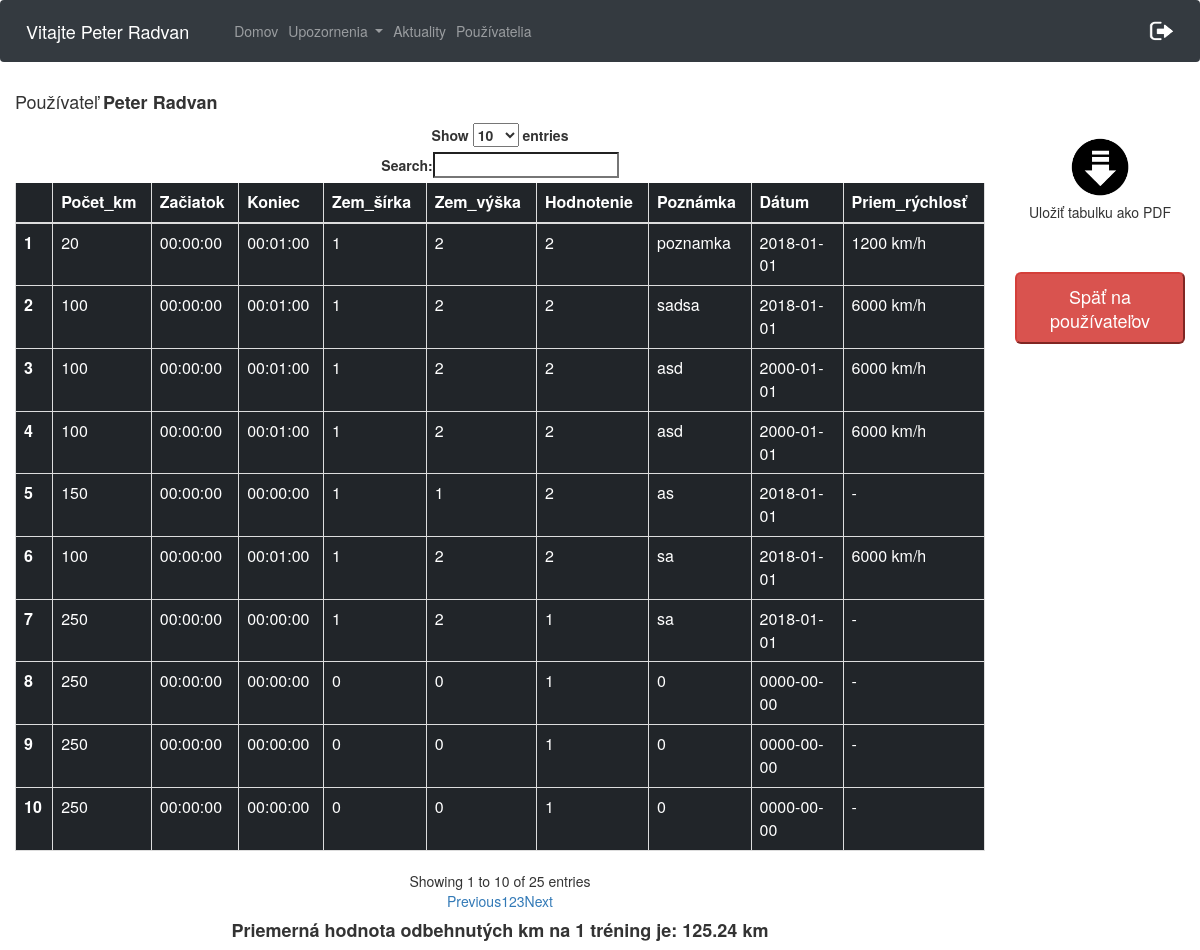
The app's page /osobneVykony.php?id=4 (signed in) with its own data.
### tables this page shows
CREATE TABLE `pouzivatelia` (
  `id` int(11) NOT NULL,
  `meno` varchar(20) NOT NULL,
  `priezvisko` varchar(20) NOT NULL,
  `email` varchar(40) NOT NULL,
  `heslo` varchar(60) NOT NULL,
  `stredna_skola` varchar(40) NOT NULL,
  `stredna_skola_adresa` varchar(60) NOT NULL,
  `ulica` varchar(40) NOT NULL,
  `psc` varchar(10) NOT NULL,
  `obec` varchar(40) NOT NULL,
  `rola` varchar(10) NOT NULL DEFAULT 'user',
  `odoberatel` tinyint(1) NOT NULL DEFAULT '0',
  `prve_prihlasenie` int(11) NOT NULL DEFAULT '0',
  `id_timu` int(11) DEFAULT NULL
);

CREATE TABLE `trening` (
  `id` int(11) NOT NULL,
  `id_trasa_pouzivatel` int(11) NOT NULL,
  `odbehnute_km` double NOT NULL,
  `den_treningu` date DEFAULT NULL,
  `zaciatok_treningu` time DEFAULT NULL,
  `koniec_treningu` time DEFAULT NULL,
  `lat_trening` double DEFAULT NULL,
  `lng_trening` double DEFAULT NULL,
  `hodnotenie` int(11) DEFAULT NULL,
  `poznamka` varchar(2000) DEFAULT NULL
);

### osobneVykony.php (the view, shortened to what this page needs)
<html>
<head>
    <link rel="stylesheet" type="text/css" href="css/osobneVykony.css">
    <link rel="stylesheet" href="https://maxcdn.bootstrapcdn.com/bootstrap/4.0.0/css/bootstrap.min.css">
    <link rel="stylesheet" type="text/css" href="https://maxcdn.bootstrapcdn.com/bootstrap/3.3.7/css/bootstrap.min.css">
    <link rel="stylesheet" type="text/css" href="https://cdn.datatables.net/1.10.16/css/dataTables.bootstrap.min.css">
</head>
<body>
    <nav class="navbar navbar-expand-lg  navbar-dark bg-dark">
        <span class="navbar-brand" >
            <?php
                $conn = new mysqli($servername, $username, $password, $dbname);
                $conn->set_charset("UTF8");
                $email= $_SESSION['email'];
                $query="SELECT meno, priezvisko from pouzivatelia WHERE email='$email'";
                $result = mysqli_query($conn,$query);
                while ($data = mysqli_fetch_array($result)){
                    echo "Vitajte ".$data['meno']." ".$data['priezvisko'];
                }
            ?>
        </span>
        <div class="collapse navbar-collapse" id="navbarSupportedContent">
            <ul class="navbar-nav mr-auto">
                <li class="nav-item">
                <?php
                    if($_SESSION['rola']== "admin"){
                        echo '<a class="nav-link" href="cestyAdmin.php">Domov</a>';
                    }else{
                        echo '<a class="nav-link" href="cesty.php">Domov</a>';
                    }
                ?>
                </li>
                <li class="nav-item dropdown">
                    <a class="nav-link dropdown-toggle" href="#" id="navbarDropdown" role="button" data-toggle="dropdown" aria-haspopup="true" aria-expanded="false">
                        Upozornenia
                    </a>
                    <?php
                        $email= $_SESSION['email'];
                        $query="SELECT odoberatel from pouzivatelia WHERE email='$email'";
                    ?>
                </li>
                <li class="nav-item">
                    <a class="nav-link" href="aktuality.php">
                        Aktuality
                    </a>
                </li>
                <li class="nav-item" id="registracia" style="display: none;">
                    <a class="nav-link" href="registraciaPouzivatela.php">
                        Používatelia
                    </a>
                </li>
            </ul>
            <ul class="nav navbar-nav navbar-right">
                <li><a href="aktuality.php?odhlasenie='1'"><img src="logOut.png" width="25px" height="20px"></a></li>
            </ul>
        </div>
    </nav>
    <div class="container text-center col-lg-10">
    <?php if ($_SESSION['rola'] == "user"){
            echo '<h4 class="text-left">Používateľ <strong>'.$_SESSION['meno']." ".$_SESSION['priezvisko'].'</strong></h4>';
                $query="SELECT id from pouzivatelia WHERE email='$_SESSION[email]'";
                $result1 = mysqli_query($conn,$query);
                $data1 = mysqli_fetch_array($result1);
        }
            else {
                $query="SELECT meno, priezvisko from pouzivatelia WHERE id='$_GET[id]'";
                $result = mysqli_query($conn,$query);
                $data = mysqli_fetch_array($result);
                echo '<h4 class="text-left">Používateľ <strong>'.$data['meno']." ".$data['priezvisko'].'</strong></h4>';
            }
            ?>
        <table class="table table-dark table-bordered"  id="pouzivateliaTable">
            <thead>
            <tr>
                <th scope="col"></th>
                <th scope="col">Počet_km</th>
                <th scope="col">Začiatok</th>
                <th scope="col">Koniec</th>
                <th scope="col">Zem_šírka</th>
                <th scope="col">Zem_výška</th>
                <th scope="col">Hodnotenie</th>
                <th scope="col">Poznámka</th>
                <th scope="col">Dátum</th>
                <th scope="col">Priem_rýchlosť</th>
            </tr>
            </thead>
            <tbody>
                <?php
                    if(!isset($_GET['id'])){
                        $query="SELECT  trening.lat_trening, trening.lng_trening, trening.poznamka, trening.odbehnute_km, trening.den_treningu, trening.zaciatok_treningu, trening.koniec_treningu, trening.hodnotenie, trening.poznamka FROM trening JOIN trasa_pouzivatel ON trasa_pouzivatel.id = trening.id_trasa_pouzivatel JOIN pouzivatelia ON trasa_pouzivatel.id_pouzivatel = pouzivatelia.id JOIN trasa ON trasa.id = trasa_pouzivatel.id_trasa AND pouzivatelia.id = '$data1[id]'";
                    }else{
                        $query="SELECT  trening.lat_trening, trening.lng_trening, trening.poznamka, trening.odbehnute_km, trening.den_treningu, trening.zaciatok_treningu, trening.koniec_treningu, trening.hodnotenie, trening.poznamka FROM trening JOIN trasa_pouzivatel ON trasa_pouzivatel.id = trening.id_trasa_pouzivatel JOIN pouzivatelia ON trasa_pouzivatel.id_pouzivatel = pouzivatelia.id JOIN trasa ON trasa.id = trasa_pouzivatel.id_trasa AND pouzivatelia.id = '$_GET[id]'";
                    }   $km_tr = 0;
                        $result = mysqli_query($conn,$query);
                        $i=1;
                        while ($data = mysqli_fetch_array($result)){
                            $km_tr += $data["odbehnute_km"];
                            if(strtotime($data["koniec_treningu"]) != strtotime($data["zaciatok_treningu"])){
                                if(strtotime($data["zaciatok_treningu"]) < strtotime($data["koniec_treningu"])){
                                    $prm = strtotime($data["koniec_treningu"]) - strtotime($data["zaciatok_treningu"]);
                                }else{
                                    $prm = strtotime($data["koniec_treningu"]) + ((24*3600) - strtotime($data["zaciatok_treningu"])) ;
                                }
                                $prm = round($data["odbehnute_km"]/(($prm / 60) / 60), 2)." km/h";
                            }else{
                                $prm= " - ";
                            }
                            echo '<tr>';
                            echo '<th scope="row">'.$i.'</th>';
                            echo '<td>'.$data["odbehnute_km"].'</td>';
                            echo '<td>'.$data["zaciatok_treningu"].'</td>';
                            echo '<td>'.$data["koniec_treningu"].'</td>';
                            echo '<td>'.$data["lat_trening"].'</td>';
                            echo '<td>'.$data["lng_trening"].'</td>';
                            echo '<td>'.$data["hodnotenie"].'</td>';
                            echo '<td>'.$data["poznamka"].'</td>';
                            echo '<td>'.$data["den_treningu"].'</td>';
                            echo '<td>'.$prm.'</td>';
                            echo '</tr>';
                            $i++;
                            }
                            if($i-1 != 0){
                                $km_tr = $km_tr / ($i - 1);
                            }
                ?>
            </tbody>
        </table>
        <?php
            echo "<h4><strong>Priemerná hodnota odbehnutých km na 1 tréning je: ".$km_tr." km</strong></h4>";
        ?>
    </div>
    <div class="container text-center col-lg-2">
        <input type="image" src="img/download.png" id="ulozit" width="70" height="70"><br>
        <span>Uložiť tabulku ako PDF</span>
        <button type="button" class="btn-lg btn-danger" id="returnButton" style="display:none">Späť na používateľov</button>
    </div>
</body>
</html>

### css/osobneVykony.css (style rules this page uses)
#ulozit, #returnButton { margin-top: 50px; }

### records on screen
pouzivatelia: meno "Peter", priezvisko "Radvan"
trening: odbehnute_km "20", zaciatok_treningu "00:00:00", koniec_treningu "00:01:00", lat_trening "1", lng_trening "2", hodnotenie "2", poznamka "poznamka", den_treningu "2018-01-01", prm "1200 km/h"
trening: odbehnute_km "100", zaciatok_treningu "00:00:00", koniec_treningu "00:01:00", lat_trening "1", lng_trening "2", hodnotenie "2", poznamka "sadsa", den_treningu "2018-01-01", prm "6000 km/h"
trening: odbehnute_km "100", zaciatok_treningu "00:00:00", koniec_treningu "00:01:00", lat_trening "1", lng_trening "2", hodnotenie "2", poznamka "asd", den_treningu "2000-01-01", prm "6000 km/h"
trening: odbehnute_km "100", zaciatok_treningu "00:00:00", koniec_treningu "00:01:00", lat_trening "1", lng_trening "2", hodnotenie "2", poznamka "asd", den_treningu "2000-01-01", prm "6000 km/h"
trening: odbehnute_km "150", zaciatok_treningu "00:00:00", koniec_treningu "00:00:00", lat_trening "1", lng_trening "1", hodnotenie "2", poznamka "as", den_treningu "2018-01-01", prm "-"
trening: odbehnute_km "100", zaciatok_treningu "00:00:00", koniec_treningu "00:01:00", lat_trening "1", lng_trening "2", hodnotenie "2", poznamka "sa", den_treningu "2018-01-01", prm "6000 km/h"
trening: odbehnute_km "250", zaciatok_treningu "00:00:00", koniec_treningu "00:00:00", lat_trening "1", lng_trening "2", hodnotenie "1", poznamka "sa", den_treningu "2018-01-01", prm "-"
trening: odbehnute_km "250", zaciatok_treningu "00:00:00", koniec_treningu "00:00:00", lat_trening "0", lng_trening "0", hodnotenie "1", poznamka "0", den_treningu "0000-00-00", prm "-"
trening: odbehnute_km "250", zaciatok_treningu "00:00:00", koniec_treningu "00:00:00", lat_trening "0", lng_trening "0", hodnotenie "1", poznamka "0", den_treningu "0000-00-00", prm "-"
trening: odbehnute_km "250", zaciatok_treningu "00:00:00", koniec_treningu "00:00:00", lat_trening "0", lng_trening "0", hodnotenie "1", poznamka "0", den_treningu "0000-00-00", prm "-"

### other values on screen
$km_tr "125.24"
